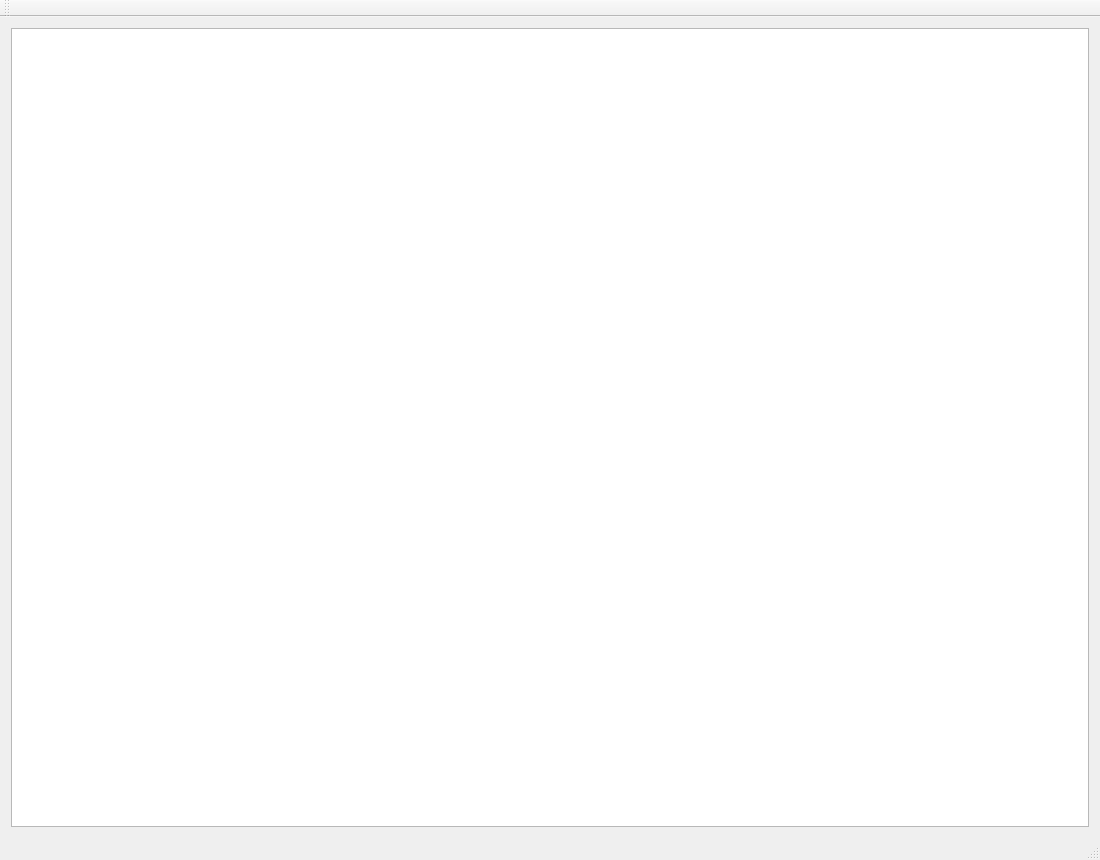
<?xml version="1.0" encoding="UTF-8"?>
<ui version="4.0">
 <class>MainWindow</class>
 <widget class="QMainWindow" name="MainWindow">
  <property name="geometry">
   <rect>
    <x>0</x>
    <y>0</y>
    <width>1100</width>
    <height>860</height>
   </rect>
  </property>
  <property name="windowTitle">
   <string>MainWindow</string>
  </property>
  <widget class="QWidget" name="centralWidget">
   <layout class="QVBoxLayout" name="verticalLayout">
    <item>
     <widget class="QGraphicsView" name="graphicsView">
      <property name="enabled">
       <bool>true</bool>
      </property>
     </widget>
    </item>
   </layout>
  </widget>
  <widget class="QMenuBar" name="menuBar">
   <property name="geometry">
    <rect>
     <x>0</x>
     <y>0</y>
     <width>1100</width>
     <height>25</height>
    </rect>
   </property>
  </widget>
  <widget class="QToolBar" name="mainToolBar">
   <attribute name="toolBarArea">
    <enum>TopToolBarArea</enum>
   </attribute>
   <attribute name="toolBarBreak">
    <bool>false</bool>
   </attribute>
  </widget>
  <widget class="QStatusBar" name="statusBar"/>
 </widget>
 <layoutdefault spacing="6" margin="11"/>
 <resources/>
 <connections/>
</ui>
